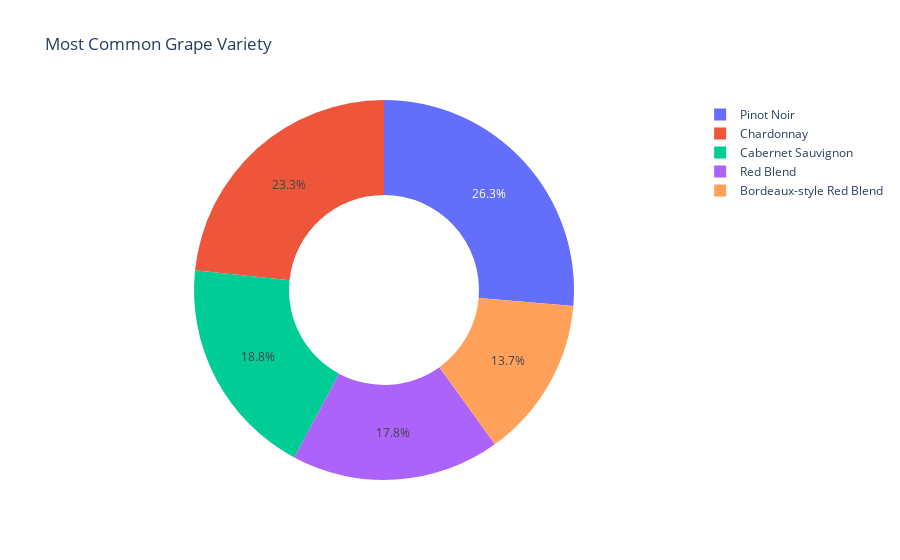

Notebook code cell kept with this figure:
### Code cell
vxccounts = wines.groupby("variety")['country'].count().reset_index().sort_values('country',ascending=False)
top_7 = vxccounts[:5]
other = vxccounts[5:].sum()
other["variety"] = "Other"
vxccounts = pd.concat([top_7, other], ignore_index=True)
fig5 = px.pie(vxccounts, values="country", names="variety",hole=.5,title="Most Common Grape Variety")
fig5.update_layout(paper_bgcolor = "rgba(0,0,0,0)",
                  plot_bgcolor = "rgba(0,0,0,0)")

### Figure 1 — Plotly figure (JSON) as saved in the notebook; plotly's stock layout.template omitted (floating-point values rounded to 4 significant figures)
{"data": [{"domain": {"x": [0, 1], "y": [0, 1]}, "hole": 0.5, "hovertemplate": "variety=%{label}<br>country=%{value}<extra></extra>", "labels": ["Pinot Noir", "Chardonnay", "Cabernet Sauvignon", "Red Blend", "Bordeaux-style Red Blend", null, null], "legendgroup": "", "name": "", "showlegend": true, "type": "pie", "values": [13256, 11749, 9470, 8935, 6915, null, null]}], "layout": {"legend": {"tracegroupgap": 0}, "paper_bgcolor": "rgba(0,0,0,0)", "plot_bgcolor": "rgba(0,0,0,0)", "title": {"text": "Most Common Grape Variety"}}}
